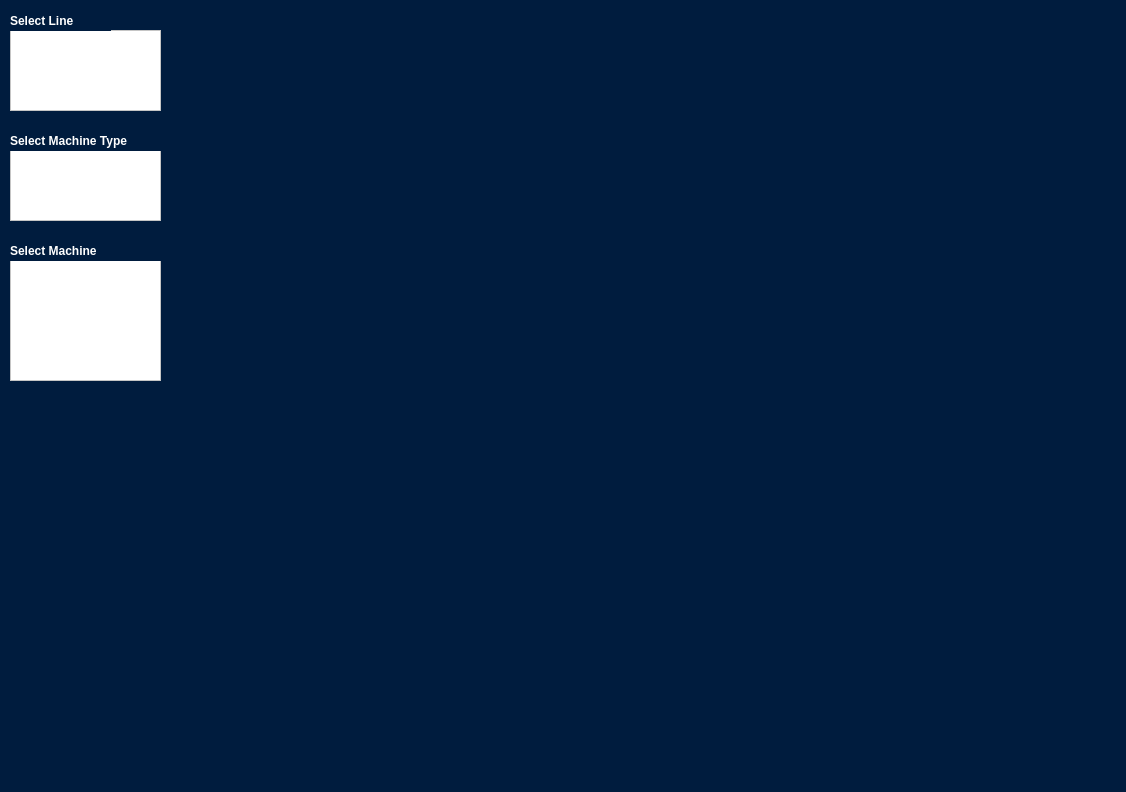
<?xml version="1.0" encoding="UTF-8"?>
<ui version="4.0">
 <class>ScannerAnalyzer</class>
 <widget class="QMainWindow" name="ScannerAnalyzer">
  <property name="geometry">
   <rect>
    <x>0</x>
    <y>0</y>
    <width>1126</width>
    <height>792</height>
   </rect>
  </property>
  <property name="windowTitle">
   <string>Scanner Analyzer</string>
  </property>
  <property name="windowIcon">
   <iconset>
    <normaloff>SAT_icon.png</normaloff>SAT_icon.png</iconset>
  </property>
  <property name="styleSheet">
   <string notr="true">background-color: rgb(0, 28, 62);</string>
  </property>
  <widget class="QWidget" name="main">
   <widget class="QListView" name="LineView">
    <property name="geometry">
     <rect>
      <x>10</x>
      <y>30</y>
      <width>151</width>
      <height>81</height>
     </rect>
    </property>
    <property name="styleSheet">
     <string notr="true">background-color: rgb(255, 255, 255);
color: black;</string>
    </property>
   </widget>
   <widget class="QListView" name="MachineTypeView">
    <property name="geometry">
     <rect>
      <x>10</x>
      <y>150</y>
      <width>151</width>
      <height>71</height>
     </rect>
    </property>
    <property name="styleSheet">
     <string notr="true">background-color: rgb(255, 255, 255);
color: black;</string>
    </property>
   </widget>
   <widget class="QListView" name="MachineListView">
    <property name="geometry">
     <rect>
      <x>10</x>
      <y>260</y>
      <width>151</width>
      <height>121</height>
     </rect>
    </property>
    <property name="styleSheet">
     <string notr="true">background-color: rgb(255, 255, 255);
color: black;</string>
    </property>
   </widget>
   <widget class="QLabel" name="LineLabel">
    <property name="geometry">
     <rect>
      <x>10</x>
      <y>10</y>
      <width>101</width>
      <height>21</height>
     </rect>
    </property>
    <property name="styleSheet">
     <string notr="true">color: white; font-weight:bold;</string>
    </property>
    <property name="text">
     <string>Select Line</string>
    </property>
   </widget>
   <widget class="QLabel" name="TypeLabel">
    <property name="geometry">
     <rect>
      <x>10</x>
      <y>130</y>
      <width>151</width>
      <height>21</height>
     </rect>
    </property>
    <property name="styleSheet">
     <string notr="true">color: white; font-weight:bold;</string>
    </property>
    <property name="text">
     <string>Select Machine Type</string>
    </property>
   </widget>
   <widget class="QLabel" name="MachineLabel">
    <property name="geometry">
     <rect>
      <x>10</x>
      <y>240</y>
      <width>151</width>
      <height>21</height>
     </rect>
    </property>
    <property name="styleSheet">
     <string notr="true">color: white; font-weight:bold;</string>
    </property>
    <property name="text">
     <string>Select Machine</string>
    </property>
   </widget>
  </widget>
  <widget class="QStatusBar" name="statusbar"/>
 </widget>
 <resources/>
 <connections/>
</ui>
